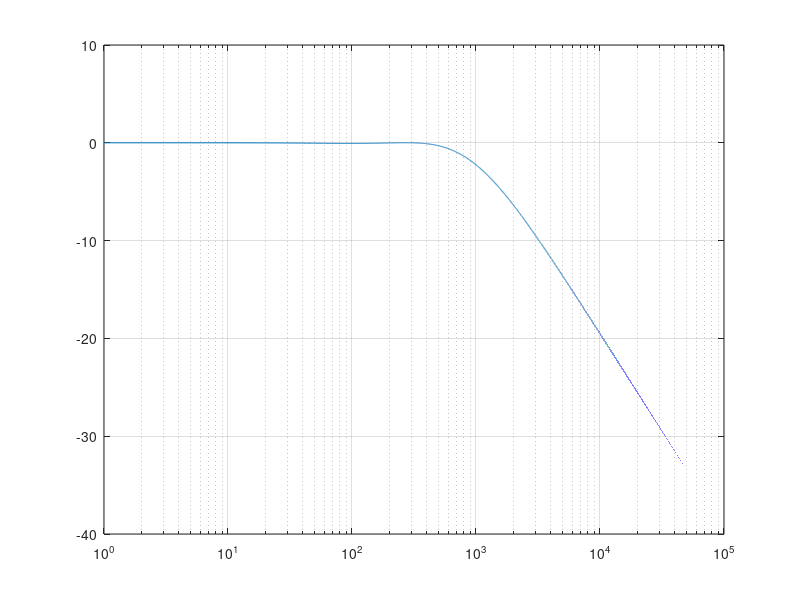

Source code (MATLAB):
clear all; close all; clc;
% Parallel damped LC filter for switched mode supply
% (see http://www.ti.com/lit/an/snva538/snva538.pdf)
% see Farnell SMD High Frequency Inductors
% 

Lf = 1e-3;
Cf = 47e-6;
Rf = 1; % inductor series resistance
ESRCf = 10; %
ESRCd = 10; %

nn_f_scale = [0:50e3];

Rd = 10;sqrt(Lf/Cf); % 
Cd = 2*Cf; %
Z1 = Rf + 2*pi*sqrt(-1)*nn_f_scale*Lf;
Z2 = ESRCf + 1./(2*pi*sqrt(-1)*nn_f_scale*Cf);
Z3 = 1./(2*pi*sqrt(-1)*nn_f_scale*Cd) + ESRCd + Rd;

% Z2eq2 = Z2*Z./(Z2+Rin);
Z3eq2 = Z2.*Z3./(Z2 + Z3);

H = abs(Z3eq2./(Z3eq2+Z1));

figure; %
semilogx(nn_f_scale, 20*log10(H));
hold on; grid on;


